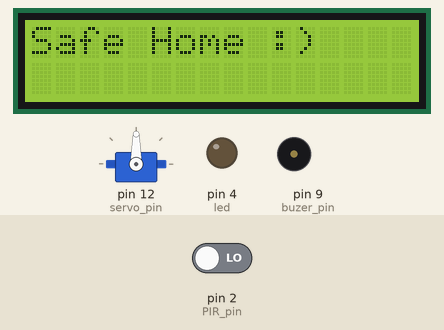
This sketch was run on a simulated Arduino Uno, built with avr-gcc and run on an emulated ATmega328P. Shown: 16×2 character LCD, servo, output pins drawn as LEDs (lit = HIGH), buzzer (waves = sounding). Dashed ring = blinking. Inputs (shaded band) come from the test bench; at power-on: pin 2 (PIR_pin) LOW. What the sketch prints to the serial monitor is not drawn.

Above: at 1.2 s.
1.3 s: pin 2 (PIR_pin) driven HIGH
At 2.17 s:
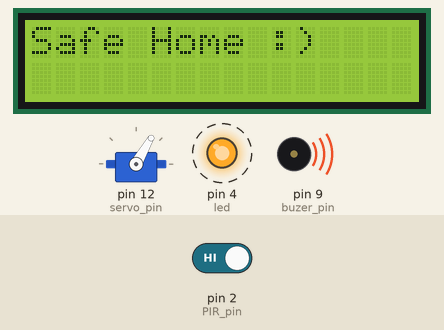
At 2.61 s:
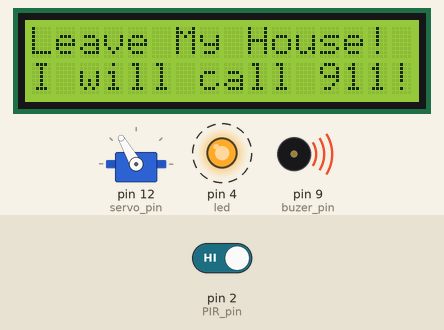
4.2 s: pin 2 (PIR_pin) driven LOW
At 5.3 s:
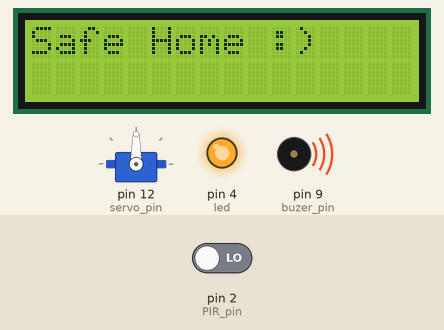
Timing chart, 0 to 14.0 s (numbered marks = the images above; inputs shaded):
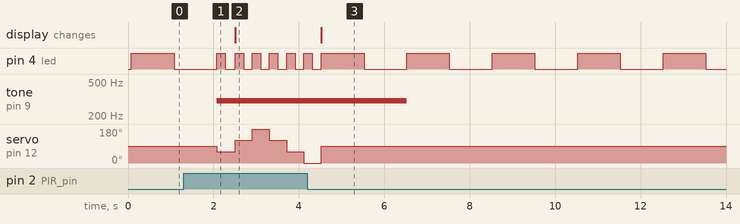

Measured:
- after the input at 1.3 s, tone on pin 9 (buzer_pin): silent → 300 Hz after 0.78 s; servo on pin 12 (servo_pin): 90° → 60° after 0.78 s, → 120° 0.43 s later, → 180° 0.40 s later, → 120° 0.40 s later, … (6 changes in this stretch)
- after the input at 4.2 s, tone on pin 9 (buzer_pin): 300 Hz → silent after 2.3 s; the display: changes after 0.33 s (image 3)
- by itself, pin 4 (led): repeats every 2.0 s: HIGH 1.0 s, LOW 1.0 s

The sketch:

Arduino_Group39.ino
```cpp
#include <Wire.h>
#include <LiquidCrystal_I2C.h>
#include <Servo.h>

#define led 4
#define servo_pin 12
#define buzer_pin 9
#define PIR_pin 2

//bool motion_sensor;
bool direction = true;
int angle = 0;
int volume = 0;
bool lcd_safe = false;
bool lcd_alarm = false;
LiquidCrystal_I2C lcd_1(0x27, 16, 2);
Servo servo;
int timer = 30;

void setup()
{
  lcd_1.init();
  lcd_1.backlight();
  Serial.begin(9600);
  pinMode(led, OUTPUT);
  pinMode(buzer_pin, OUTPUT);
  pinMode(PIR_pin, INPUT);
  servo.attach(servo_pin);
  digitalWrite(PIR_pin, LOW);
  timer = 30;
  //lcd.begin();

}

void loop()
{
  //lcd_1.print("Leave My House!");
      if (detect_motion()){
          move_servo();
          buzzer_dimmer();
          blink(true);
          alarm();
      }
      else{
        no_alarm();
        blink(false);
        servo.write(90);
        if (!lcd_safe)
         {
         lcd_safe = write_to_lcd('O', lcd_safe);
        }
         lcd_alarm = false;
        noTone(buzer_pin);
      }
}

void blink(bool motion_sensor)
{
  int speed = 0;
  if (motion_sensor)
  {
    speed = 200;
  }
  else
  {
    speed = 1000;
  }
  digitalWrite(led, HIGH); // set the led on
  delay(speed);             // wait for a second
  digitalWrite(led, LOW);  // turn the LED off
  delay(speed);            // wait for a second
}

bool detect_motion()
{
  if (digitalRead(PIR_pin) == HIGH)
  {
    //serial.println("detect movment");
    return true;
  }
  else
  {
  //serial.println("no movement");
    return false;
  }
}
void alarm()
{
  if (!lcd_alarm)
  {
    lcd_alarm = write_to_lcd('A', lcd_alarm);
  }
  lcd_safe = false;
}

void no_alarm()
{
  servo.write(90);
  if (!lcd_safe)
  {
    lcd_safe = write_to_lcd('O', lcd_safe);
  }
  lcd_alarm = false;
  //digitalWrite(buzer_pin, LOW); // Turn off the active buzzer immediately
}

void move_servo()
{
  if (direction)
  {
    angle += 60;
  }
  else
  {
    angle -= 60;
  }
  servo.write(angle);
  if (angle == 180)
  {
    direction = false;
  }
  if (angle == 0)
  {
    direction = true;
  }
}

void buzzer_dimmer()
{
  volume = 300;
  tone(buzer_pin, volume);
  Serial.print(volume);
}

bool write_to_lcd(char type, bool type_end)
{
  if (type == 'A')
  {
    lcd_1.clear();
    lcd_1.print("Leave My House!");
    lcd_1.setCursor(0,1);
    lcd_1.print("I will call 911!");
  }
  if (type == 'O')
  {
    lcd_1.clear();
    lcd_1.print("Safe Home :)");
  }
  type_end = true;
  return type_end;
}
```
